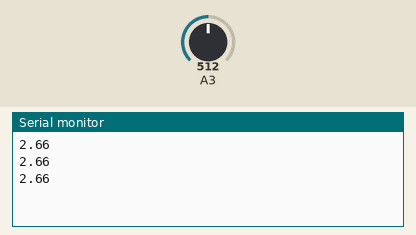
The sketch below on a simulated Arduino Uno, built with avr-gcc and run on an emulated ATmega328P. Shown: the last lines printed to the serial monitor. The inputs (shaded band) are chosen by the test bench; at power-on: A3 = 512.

Above: at 2.2 s.
2.3 s: A3 set to 716
At 2.9 s:
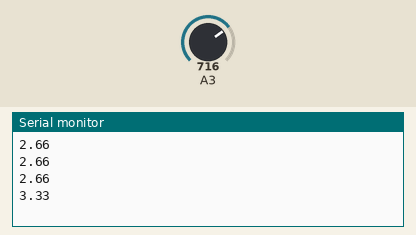
3.8 s: A3 set to 900
At 4.4 s:
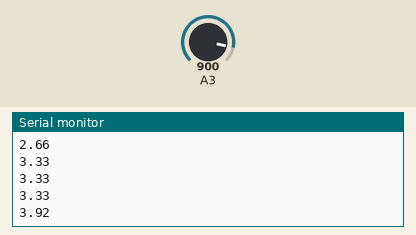
Timing chart, 0 to 6.8 s (numbered marks = the images above; inputs shaded):
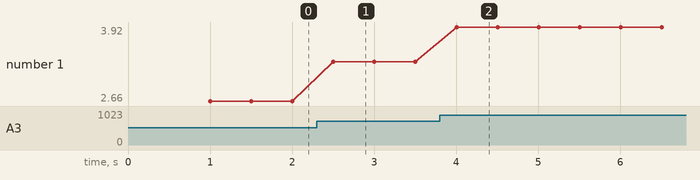

The sketch:

Voltaje.ino
```cpp
// Función para leer voltaje
float readVoltage() {
  int analogValue = analogRead(3);                                         // Leer valor del ADC en el pin A3
  float voltajeADC = (analogValue / 4095.0) * 3.3;                         // Convertir lectura a voltios (para referencia de 3.3V)
  float voltajeTrue= (voltajeADC * ((10000.0 + 3300.0) / 3300.0)) + 1; // Calcular voltaje real, ajuste de conversión
  return voltajeTrue;
}

void setup() {
  Serial.begin(115200); // Iniciar comunicación serial a 115200 baudios
  delay(1000); // Retardo inicial
}

void loop() {
  float voltage = readVoltage(); // Leer voltaje
  Serial.println(voltage);       // Solo el valor numérico para el plotter
  delay(500);                    // Refrescar cada 0.5 segundos (puedes ajustar)
}
```

Measured:
- after the input at 2.3 s, the serial monitor: prints a new line after 0.20 s (image 1)
- after the input at 3.8 s, the serial monitor: prints a new line after 0.20 s (image 2)
- plotted number 1: 2.66 → 3.33 after the input at 2.3 s, 3.33 → 3.92 after the input at 3.8 s
